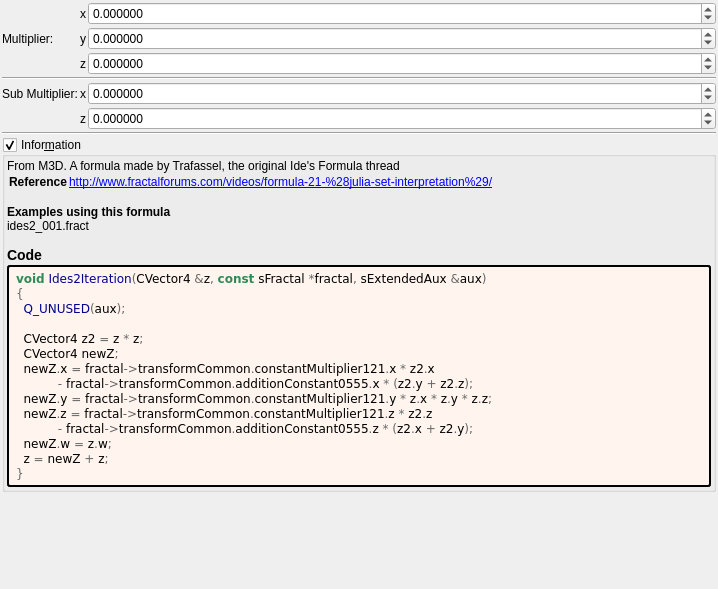
<?xml version="1.0" encoding="UTF-8"?>
<ui version="4.0">
 <class>ides2</class>
 <widget class="QWidget" name="Form">
  <property name="geometry">
   <rect>
    <x>0</x>
    <y>0</y>
    <width>718</width>
    <height>589</height>
   </rect>
  </property>
  <property name="windowTitle">
   <string notr="true">ides2</string>
  </property>
  <layout class="QVBoxLayout" name="verticalLayout">
   <property name="spacing">
    <number>2</number>
   </property>
   <property name="leftMargin">
    <number>2</number>
   </property>
   <property name="topMargin">
    <number>2</number>
   </property>
   <property name="rightMargin">
    <number>2</number>
   </property>
   <property name="bottomMargin">
    <number>2</number>
   </property>
   <item>
    <layout class="QGridLayout" name="gridLayout_64" columnstretch="0,0,0,1">
     <property name="spacing">
      <number>2</number>
     </property>
     <item row="3" column="3">
      <widget class="MyDoubleSpinBox" name="spinbox3_transf_constant_multiplier_121_z">
       <property name="sizePolicy">
        <sizepolicy hsizetype="Minimum" vsizetype="Maximum">
         <horstretch>0</horstretch>
         <verstretch>0</verstretch>
        </sizepolicy>
       </property>
       <property name="prefix">
        <string/>
       </property>
       <property name="suffix">
        <string/>
       </property>
       <property name="decimals">
        <number>6</number>
       </property>
       <property name="minimum">
        <double>-99.989999999999995</double>
       </property>
       <property name="maximum">
        <double>99.989999999999995</double>
       </property>
       <property name="singleStep">
        <double>0.100000000000000</double>
       </property>
      </widget>
     </item>
     <item row="6" column="2">
      <widget class="QLabel" name="label_268">
       <property name="text">
        <string notr="true">z</string>
       </property>
      </widget>
     </item>
     <item row="2" column="1">
      <widget class="QLabel" name="label_267">
       <property name="text">
        <string>Multiplier:</string>
       </property>
      </widget>
     </item>
     <item row="3" column="2">
      <widget class="QLabel" name="label_266">
       <property name="text">
        <string notr="true">z</string>
       </property>
      </widget>
     </item>
     <item row="1" column="3">
      <widget class="MyDoubleSpinBox" name="spinbox3_transf_constant_multiplier_121_x">
       <property name="sizePolicy">
        <sizepolicy hsizetype="Minimum" vsizetype="Maximum">
         <horstretch>0</horstretch>
         <verstretch>0</verstretch>
        </sizepolicy>
       </property>
       <property name="prefix">
        <string/>
       </property>
       <property name="suffix">
        <string/>
       </property>
       <property name="decimals">
        <number>6</number>
       </property>
       <property name="minimum">
        <double>-99.989999999999995</double>
       </property>
       <property name="maximum">
        <double>99.989999999999995</double>
       </property>
       <property name="singleStep">
        <double>0.100000000000000</double>
       </property>
      </widget>
     </item>
     <item row="5" column="2">
      <widget class="QLabel" name="label_258">
       <property name="text">
        <string notr="true">x</string>
       </property>
      </widget>
     </item>
     <item row="4" column="1" colspan="3">
      <widget class="Line" name="line_56">
       <property name="orientation">
        <enum>Qt::Horizontal</enum>
       </property>
      </widget>
     </item>
     <item row="2" column="2">
      <widget class="QLabel" name="label_264">
       <property name="text">
        <string notr="true">y</string>
       </property>
      </widget>
     </item>
     <item row="5" column="1">
      <widget class="QLabel" name="label_146">
       <property name="text">
        <string>Sub Multiplier:</string>
       </property>
      </widget>
     </item>
     <item row="6" column="3">
      <widget class="MyDoubleSpinBox" name="spinbox3_transf_addition_constant_0555_z">
       <property name="sizePolicy">
        <sizepolicy hsizetype="Minimum" vsizetype="Maximum">
         <horstretch>0</horstretch>
         <verstretch>0</verstretch>
        </sizepolicy>
       </property>
       <property name="prefix">
        <string/>
       </property>
       <property name="suffix">
        <string/>
       </property>
       <property name="decimals">
        <number>6</number>
       </property>
       <property name="minimum">
        <double>-99.998999999999995</double>
       </property>
       <property name="maximum">
        <double>99.998999999999995</double>
       </property>
       <property name="singleStep">
        <double>0.100000000000000</double>
       </property>
      </widget>
     </item>
     <item row="2" column="3">
      <widget class="MyDoubleSpinBox" name="spinbox3_transf_constant_multiplier_121_y">
       <property name="sizePolicy">
        <sizepolicy hsizetype="Minimum" vsizetype="Maximum">
         <horstretch>0</horstretch>
         <verstretch>0</verstretch>
        </sizepolicy>
       </property>
       <property name="prefix">
        <string/>
       </property>
       <property name="suffix">
        <string/>
       </property>
       <property name="decimals">
        <number>6</number>
       </property>
       <property name="minimum">
        <double>-99.989999999999995</double>
       </property>
       <property name="maximum">
        <double>99.989999999999995</double>
       </property>
       <property name="singleStep">
        <double>0.100000000000000</double>
       </property>
      </widget>
     </item>
     <item row="5" column="3">
      <widget class="MyDoubleSpinBox" name="spinbox3_transf_addition_constant_0555_x">
       <property name="sizePolicy">
        <sizepolicy hsizetype="Minimum" vsizetype="Maximum">
         <horstretch>0</horstretch>
         <verstretch>0</verstretch>
        </sizepolicy>
       </property>
       <property name="prefix">
        <string/>
       </property>
       <property name="suffix">
        <string/>
       </property>
       <property name="decimals">
        <number>6</number>
       </property>
       <property name="minimum">
        <double>-99.998999999999995</double>
       </property>
       <property name="maximum">
        <double>99.998999999999995</double>
       </property>
       <property name="singleStep">
        <double>0.100000000000000</double>
       </property>
      </widget>
     </item>
     <item row="1" column="2">
      <widget class="QLabel" name="label_257">
       <property name="text">
        <string notr="true">x</string>
       </property>
      </widget>
     </item>
     <item row="7" column="1" colspan="3">
      <widget class="Line" name="line_59">
       <property name="orientation">
        <enum>Qt::Horizontal</enum>
       </property>
      </widget>
     </item>
    </layout>
   </item>
   <item>
    <widget class="MyGroupBox" name="groupCheck_info">
     <property name="title">
      <string>Infor&amp;mation</string>
     </property>
     <property name="flat">
      <bool>false</bool>
     </property>
     <property name="checkable">
      <bool>true</bool>
     </property>
     <layout class="QVBoxLayout" name="verticalLayout_2">
      <property name="spacing">
       <number>2</number>
      </property>
      <property name="leftMargin">
       <number>2</number>
      </property>
      <property name="topMargin">
       <number>2</number>
      </property>
      <property name="rightMargin">
       <number>2</number>
      </property>
      <property name="bottomMargin">
       <number>2</number>
      </property>
      <item>
       <widget class="QLabel" name="label_information_general">
        <property name="text">
         <string notr="true">&lt;p&gt;From M3D. A formula made by Trafassel, the original Ide's Formula thread&lt;/p&gt;&lt;table&gt;
&lt;tr&gt;&lt;th&gt;Reference&lt;/th&gt;&lt;td&gt;&lt;a href=&quot;http://www.fractalforums.com/videos/formula-21-%28julia-set-interpretation%29/&quot;&gt;http://www.fractalforums.com/videos/formula-21-%28julia-set-interpretation%29/&lt;br&gt;
&lt;/td&gt;&lt;/tr&gt;
&lt;/table&gt;
&lt;br&gt;&lt;b&gt;Examples using this formula&lt;/b&gt;&lt;br&gt;ides2_001.fract&lt;h3&gt;Code&lt;/h3&gt;</string>
        </property>
        <property name="wordWrap">
         <bool>true</bool>
        </property>
        <property name="openExternalLinks">
         <bool>true</bool>
        </property>
        <property name="textInteractionFlags">
         <set>Qt::LinksAccessibleByMouse|Qt::TextSelectableByMouse</set>
        </property>
       </widget>
      </item>
      <item>
       <widget class="QLabel" name="label_code_content">
        <property name="styleSheet">
         <string notr="true">border-style: outset; border-width: 2px; border-radius: 3px; border-color: black; background-color: #fff5ee; padding: 4px;</string>
        </property>
        <property name="text">
         <string notr="true">&lt;body style=&quot;background-color:#fff5ee&quot;&gt;
&lt;pre style=&quot;color:#000000; background-color:#fff5ee;  font-family:'Courier New',monospace;&quot;&gt;&lt;span style=&quot;color:#2e8b57; font-weight:bold&quot;&gt;void&lt;/span&gt; &lt;span style=&quot;color:#00008f&quot;&gt;Ides2Iteration&lt;/span&gt;&lt;span style=&quot;color:#676767&quot;&gt;(&lt;/span&gt;CVector4 &lt;span style=&quot;color:#676767&quot;&gt;&amp;amp;&lt;/span&gt;z&lt;span style=&quot;color:#676767&quot;&gt;,&lt;/span&gt; &lt;span style=&quot;color:#2e8b57; font-weight:bold&quot;&gt;const&lt;/span&gt; sFractal &lt;span style=&quot;color:#676767&quot;&gt;*&lt;/span&gt;fractal&lt;span style=&quot;color:#676767&quot;&gt;,&lt;/span&gt; sExtendedAux &lt;span style=&quot;color:#676767&quot;&gt;&amp;amp;&lt;/span&gt;aux&lt;span style=&quot;color:#676767&quot;&gt;)&lt;/span&gt;
&lt;span style=&quot;color:#676767&quot;&gt;{&lt;/span&gt;
  &lt;span style=&quot;color:#00008f&quot;&gt;Q_UNUSED&lt;/span&gt;&lt;span style=&quot;color:#676767&quot;&gt;(&lt;/span&gt;aux&lt;span style=&quot;color:#676767&quot;&gt;);&lt;/span&gt;

  CVector4 z2 &lt;span style=&quot;color:#676767&quot;&gt;=&lt;/span&gt; z &lt;span style=&quot;color:#676767&quot;&gt;*&lt;/span&gt; z&lt;span style=&quot;color:#676767&quot;&gt;;&lt;/span&gt;
  CVector4 newZ&lt;span style=&quot;color:#676767&quot;&gt;;&lt;/span&gt;
  newZ&lt;span style=&quot;color:#676767&quot;&gt;.&lt;/span&gt;x &lt;span style=&quot;color:#676767&quot;&gt;=&lt;/span&gt; fractal&lt;span style=&quot;color:#676767&quot;&gt;-&amp;gt;&lt;/span&gt;transformCommon&lt;span style=&quot;color:#676767&quot;&gt;.&lt;/span&gt;constantMultiplier121&lt;span style=&quot;color:#676767&quot;&gt;.&lt;/span&gt;x &lt;span style=&quot;color:#676767&quot;&gt;*&lt;/span&gt; z2&lt;span style=&quot;color:#676767&quot;&gt;.&lt;/span&gt;x
           &lt;span style=&quot;color:#676767&quot;&gt;-&lt;/span&gt; fractal&lt;span style=&quot;color:#676767&quot;&gt;-&amp;gt;&lt;/span&gt;transformCommon&lt;span style=&quot;color:#676767&quot;&gt;.&lt;/span&gt;additionConstant0555&lt;span style=&quot;color:#676767&quot;&gt;.&lt;/span&gt;x &lt;span style=&quot;color:#676767&quot;&gt;* (&lt;/span&gt;z2&lt;span style=&quot;color:#676767&quot;&gt;.&lt;/span&gt;y &lt;span style=&quot;color:#676767&quot;&gt;+&lt;/span&gt; z2&lt;span style=&quot;color:#676767&quot;&gt;.&lt;/span&gt;z&lt;span style=&quot;color:#676767&quot;&gt;);&lt;/span&gt;
  newZ&lt;span style=&quot;color:#676767&quot;&gt;.&lt;/span&gt;y &lt;span style=&quot;color:#676767&quot;&gt;=&lt;/span&gt; fractal&lt;span style=&quot;color:#676767&quot;&gt;-&amp;gt;&lt;/span&gt;transformCommon&lt;span style=&quot;color:#676767&quot;&gt;.&lt;/span&gt;constantMultiplier121&lt;span style=&quot;color:#676767&quot;&gt;.&lt;/span&gt;y &lt;span style=&quot;color:#676767&quot;&gt;*&lt;/span&gt; z&lt;span style=&quot;color:#676767&quot;&gt;.&lt;/span&gt;x &lt;span style=&quot;color:#676767&quot;&gt;*&lt;/span&gt; z&lt;span style=&quot;color:#676767&quot;&gt;.&lt;/span&gt;y &lt;span style=&quot;color:#676767&quot;&gt;*&lt;/span&gt; z&lt;span style=&quot;color:#676767&quot;&gt;.&lt;/span&gt;z&lt;span style=&quot;color:#676767&quot;&gt;;&lt;/span&gt;
  newZ&lt;span style=&quot;color:#676767&quot;&gt;.&lt;/span&gt;z &lt;span style=&quot;color:#676767&quot;&gt;=&lt;/span&gt; fractal&lt;span style=&quot;color:#676767&quot;&gt;-&amp;gt;&lt;/span&gt;transformCommon&lt;span style=&quot;color:#676767&quot;&gt;.&lt;/span&gt;constantMultiplier121&lt;span style=&quot;color:#676767&quot;&gt;.&lt;/span&gt;z &lt;span style=&quot;color:#676767&quot;&gt;*&lt;/span&gt; z2&lt;span style=&quot;color:#676767&quot;&gt;.&lt;/span&gt;z
           &lt;span style=&quot;color:#676767&quot;&gt;-&lt;/span&gt; fractal&lt;span style=&quot;color:#676767&quot;&gt;-&amp;gt;&lt;/span&gt;transformCommon&lt;span style=&quot;color:#676767&quot;&gt;.&lt;/span&gt;additionConstant0555&lt;span style=&quot;color:#676767&quot;&gt;.&lt;/span&gt;z &lt;span style=&quot;color:#676767&quot;&gt;* (&lt;/span&gt;z2&lt;span style=&quot;color:#676767&quot;&gt;.&lt;/span&gt;x &lt;span style=&quot;color:#676767&quot;&gt;+&lt;/span&gt; z2&lt;span style=&quot;color:#676767&quot;&gt;.&lt;/span&gt;y&lt;span style=&quot;color:#676767&quot;&gt;);&lt;/span&gt;
  newZ&lt;span style=&quot;color:#676767&quot;&gt;.&lt;/span&gt;w &lt;span style=&quot;color:#676767&quot;&gt;=&lt;/span&gt; z&lt;span style=&quot;color:#676767&quot;&gt;.&lt;/span&gt;w&lt;span style=&quot;color:#676767&quot;&gt;;&lt;/span&gt;
  z &lt;span style=&quot;color:#676767&quot;&gt;=&lt;/span&gt; newZ &lt;span style=&quot;color:#676767&quot;&gt;+&lt;/span&gt; z&lt;span style=&quot;color:#676767&quot;&gt;;&lt;/span&gt;
&lt;span style=&quot;color:#676767&quot;&gt;}&lt;/span&gt;
&lt;/pre&gt;
&lt;/body&gt;</string>
        </property>
        <property name="wordWrap">
         <bool>true</bool>
        </property>
        <property name="openExternalLinks">
         <bool>true</bool>
        </property>
        <property name="textInteractionFlags">
         <set>Qt::LinksAccessibleByMouse|Qt::TextSelectableByMouse</set>
        </property>
       </widget>
      </item>
     </layout>
    </widget>
   </item>
   <item>
    <spacer name="verticalSpacer">
     <property name="orientation">
      <enum>Qt::Vertical</enum>
     </property>
     <property name="sizeHint" stdset="0">
      <size>
       <width>20</width>
       <height>40</height>
      </size>
     </property>
    </spacer>
   </item>
  </layout>
 </widget>
 <customwidgets>
  <customwidget>
   <class>MyGroupBox</class>
   <extends>QGroupBox</extends>
   <header>my_group_box.h</header>
   <container>1</container>
  </customwidget>
  <customwidget>
   <class>MyDoubleSpinBox</class>
   <extends>QDoubleSpinBox</extends>
   <header>my_double_spin_box.h</header>
  </customwidget>
 </customwidgets>
 <tabstops>
  <tabstop>spinbox3_transf_constant_multiplier_121_x</tabstop>
  <tabstop>spinbox3_transf_constant_multiplier_121_y</tabstop>
  <tabstop>spinbox3_transf_constant_multiplier_121_z</tabstop>
  <tabstop>spinbox3_transf_addition_constant_0555_x</tabstop>
  <tabstop>spinbox3_transf_addition_constant_0555_z</tabstop>
  <tabstop>groupCheck_info</tabstop>
 </tabstops>
 <resources/>
 <connections/>
</ui>
